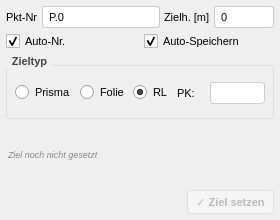
<?xml version="1.0" encoding="UTF-8"?>
<ui version="4.0">
 <class>ZielpunktDialogBase</class>
 <widget class="QDialog" name="ZielpunktDialogBase">
  <property name="geometry">
   <rect><x>0</x><y>0</y><width>280</width><height>220</height></rect>
  </property>
  <property name="windowTitle"><string>Zielpunkt</string></property>
  <property name="styleSheet">
   <string notr="true">*{font-size:11px;}QGroupBox{font-weight:600;border:1px solid #ddd;border-radius:4px;margin-top:10px;padding:6px 4px 4px 4px;}QGroupBox::title{subcontrol-origin:margin;subcontrol-position:top left;padding:0 4px;color:#444;}QLineEdit{border:1px solid #ccc;border-radius:3px;padding:2px 4px;background:#fff;}QLineEdit:disabled{background:#f5f5f5;color:#999;}QPushButton{border:1px solid #ccc;border-radius:3px;padding:4px 8px;background:#f8f8f8;}QPushButton:hover{background:#e3f2fd;border-color:#90caf9;}QPushButton:pressed{background:#bbdefb;}QPushButton:disabled{color:#bbb;background:#f5f5f5;border-color:#e0e0e0;}</string>
  </property>
  <layout class="QVBoxLayout" name="vl_main">
   <property name="spacing"><number>4</number></property>
   <property name="leftMargin"><number>6</number></property>
   <property name="topMargin"><number>6</number></property>
   <property name="rightMargin"><number>6</number></property>
   <property name="bottomMargin"><number>6</number></property>

   <!-- Punkt-Nr und Zielh&#xF6;he -->
   <item>
    <layout class="QGridLayout" name="form_target">
     <property name="horizontalSpacing"><number>4</number></property>
     <property name="verticalSpacing"><number>3</number></property>
     <item row="0" column="0"><widget class="QLabel" name="label_7"><property name="text"><string>Pkt-Nr</string></property></widget></item>
     <item row="0" column="1"><widget class="QLineEdit" name="input_targetid"><property name="text"><string>P.0</string></property></widget></item>
     <item row="0" column="2"><widget class="QLabel" name="label_5"><property name="text"><string>Zielh. [m]</string></property></widget></item>
     <item row="0" column="3">
      <widget class="QLineEdit" name="input_th">
       <property name="text"><string>0</string></property>
       <property name="maximumSize"><size><width>60</width><height>16777215</height></size></property>
      </widget>
     </item>
    </layout>
   </item>

   <item>
    <layout class="QHBoxLayout" name="hl_checks">
     <property name="spacing"><number>8</number></property>
     <item>
      <widget class="QCheckBox" name="cb_autoincerement">
       <property name="text"><string>Auto-Nr.</string></property>
       <property name="checked"><bool>true</bool></property>
      </widget>
     </item>
     <item>
      <widget class="QCheckBox" name="cb_auto_save">
       <property name="text"><string>Auto-Speichern</string></property>
       <property name="checked"><bool>true</bool></property>
       <property name="toolTip"><string>Aktiviert: Punkte werden sofort gespeichert. Deaktiviert: Abfrage mit Punktnummer vor jedem Speichern.</string></property>
      </widget>
     </item>
    </layout>
   </item>

   <!-- Zieltyp &amp; Prismenkonstante -->
   <item>
    <widget class="QGroupBox" name="groupBox_4">
     <property name="title"><string>Zieltyp</string></property>
     <layout class="QHBoxLayout" name="vl_targettype">
      <property name="spacing"><number>4</number></property>
      <property name="leftMargin"><number>4</number></property>
      <property name="topMargin"><number>4</number></property>
      <property name="rightMargin"><number>4</number></property>
      <property name="bottomMargin"><number>4</number></property>
      <item>
       <widget class="QRadioButton" name="radio_prism">
        <property name="text"><string>Prisma</string></property>
        <attribute name="buttonGroup"><string notr="true">buttonGroup</string></attribute>
       </widget>
      </item>
      <item>
       <widget class="QRadioButton" name="radio_reflex">
        <property name="text"><string>Folie</string></property>
        <attribute name="buttonGroup"><string notr="true">buttonGroup</string></attribute>
       </widget>
      </item>
      <item>
       <widget class="QRadioButton" name="radio_reflectorless">
        <property name="text"><string>RL</string></property>
        <property name="checked"><bool>true</bool></property>
        <attribute name="buttonGroup"><string notr="true">buttonGroup</string></attribute>
       </widget>
      </item>
      <item>
       <widget class="QLabel" name="label_6"><property name="text"><string>PK:</string></property></widget>
      </item>
      <item>
       <widget class="QLineEdit" name="input_prismConstant">
        <property name="maximumSize"><size><width>55</width><height>16777215</height></size></property>
       </widget>
      </item>
     </layout>
    </widget>
   </item>

   <!-- Statusanzeige -->
   <item>
    <widget class="QLabel" name="lbl_target_dialog">
     <property name="text"><string>Ziel noch nicht gesetzt</string></property>
     <property name="wordWrap"><bool>true</bool></property>
     <property name="styleSheet"><string notr="true">color:#888;font-style:italic;font-size:9px;padding:1px 0;</string></property>
    </widget>
   </item>

   <!-- Schaltfl&#xE4;chen -->
   <item>
    <layout class="QHBoxLayout">
     <item>
      <spacer>
       <property name="orientation"><enum>Qt::Horizontal</enum></property>
       <property name="sizeHint" stdset="0"><size><width>10</width><height>0</height></size></property>
      </spacer>
     </item>
     <item>
      <widget class="QPushButton" name="btn_setTarget">
       <property name="enabled"><bool>false</bool></property>
       <property name="text"><string>&#x2713; Ziel setzen</string></property>
       <property name="styleSheet"><string notr="true">QPushButton:enabled{background:#e3f2fd;border-color:#64b5f6;font-weight:bold;}</string></property>
      </widget>
     </item>
    </layout>
   </item>

  </layout>
 </widget>
 <resources/>
 <connections/>
 <buttongroups>
  <buttongroup name="buttonGroup"/>
 </buttongroups>
</ui>
